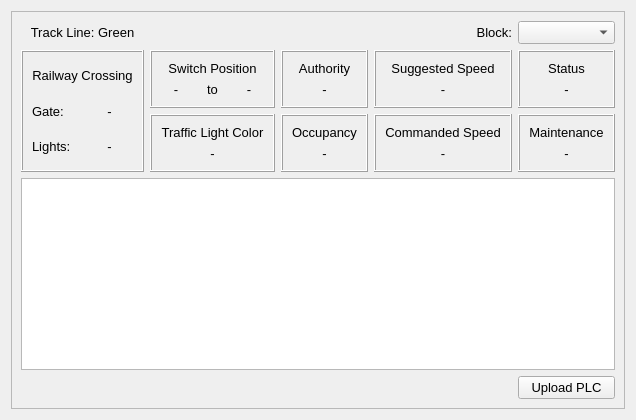
      <widget class="QWidget" name="tab1">
       <attribute name="title">
        <string>Wayside 1</string>
       </attribute>
       <layout class="QGridLayout" name="gridLayout_3">
        <item row="0" column="0">
         <widget class="QFrame" name="tab1Frame">
          <property name="frameShape">
           <enum>QFrame::StyledPanel</enum>
          </property>
          <property name="frameShadow">
           <enum>QFrame::Raised</enum>
          </property>
          <layout class="QGridLayout" name="gridLayout_11">
           <item row="1" column="3">
            <widget class="QFrame" name="suggestedSpeedFrame1">
             <property name="autoFillBackground">
              <bool>true</bool>
             </property>
             <property name="frameShape">
              <enum>QFrame::Box</enum>
             </property>
             <property name="frameShadow">
              <enum>QFrame::Raised</enum>
             </property>
             <layout class="QVBoxLayout" name="verticalLayout_25">
              <item>
               <widget class="QLabel" name="suggestedSpeedLabel1">
                <property name="font">
                 <font>
                  <family>Arial</family>
                  <pointsize>10</pointsize>
                  <underline>false</underline>
                  <strikeout>false</strikeout>
                  <kerning>true</kerning>
                 </font>
                </property>
                <property name="text">
                 <string>Suggested Speed</string>
                </property>
                <property name="alignment">
                 <set>Qt::AlignCenter</set>
                </property>
               </widget>
              </item>
              <item>
               <widget class="QLabel" name="suggestedSpeedValue1">
                <property name="font">
                 <font>
                  <family>Arial</family>
                  <pointsize>10</pointsize>
                  <underline>false</underline>
                  <strikeout>false</strikeout>
                  <kerning>true</kerning>
                 </font>
                </property>
                <property name="text">
                 <string>-</string>
                </property>
                <property name="alignment">
                 <set>Qt::AlignCenter</set>
                </property>
               </widget>
              </item>
             </layout>
            </widget>
           </item>
           <item row="0" column="3">
            <widget class="QLabel" name="blockLabel1">
             <property name="font">
              <font>
               <family>Arial</family>
               <pointsize>10</pointsize>
               <underline>false</underline>
               <strikeout>false</strikeout>
               <kerning>true</kerning>
              </font>
             </property>
             <property name="text">
              <string>Block:</string>
             </property>
             <property name="alignment">
              <set>Qt::AlignRight|Qt::AlignTrailing|Qt::AlignVCenter</set>
             </property>
            </widget>
           </item>
           <item row="0" column="4">
            <widget class="QComboBox" name="blockSelect1">
             <property name="enabled">
              <bool>true</bool>
             </property>
             <property name="font">
              <font>
               <family>Arial</family>
               <pointsize>10</pointsize>
               <underline>false</underline>
               <strikeout>false</strikeout>
               <kerning>true</kerning>
              </font>
             </property>
             <property name="contextMenuPolicy">
              <enum>Qt::DefaultContextMenu</enum>
             </property>
             <property name="currentText">
              <string/>
             </property>
             <item>
              <property name="text">
               <string/>
              </property>
             </item>
            </widget>
           </item>
           <item row="1" column="2">
            <widget class="QFrame" name="authorityFrame1">
             <property name="autoFillBackground">
              <bool>true</bool>
             </property>
             <property name="frameShape">
              <enum>QFrame::Box</enum>
             </property>
             <property name="frameShadow">
              <enum>QFrame::Raised</enum>
             </property>
             <property name="lineWidth">
              <number>1</number>
             </property>
             <property name="midLineWidth">
              <number>0</number>
             </property>
             <layout class="QVBoxLayout" name="verticalLayout_28">
              <item>
               <widget class="QLabel" name="authorityLabel1">
                <property name="font">
                 <font>
                  <family>Arial</family>
                  <pointsize>10</pointsize>
                  <underline>false</underline>
                  <strikeout>false</strikeout>
                  <kerning>true</kerning>
                 </font>
                </property>
                <property name="text">
                 <string>Authority</string>
                </property>
                <property name="alignment">
                 <set>Qt::AlignCenter</set>
                </property>
               </widget>
              </item>
              <item>
               <widget class="QLabel" name="authorityValue1">
                <property name="font">
                 <font>
                  <family>Arial</family>
                  <pointsize>10</pointsize>
                  <underline>false</underline>
                  <strikeout>false</strikeout>
                  <kerning>true</kerning>
                 </font>
                </property>
                <property name="text">
                 <string>-</string>
                </property>
                <property name="alignment">
                 <set>Qt::AlignCenter</set>
                </property>
               </widget>
              </item>
             </layout>
            </widget>
           </item>
           <item row="1" column="1">
            <widget class="QFrame" name="switchPositionFrame1">
             <property name="autoFillBackground">
              <bool>true</bool>
             </property>
             <property name="frameShape">
              <enum>QFrame::Box</enum>
             </property>
             <property name="frameShadow">
              <enum>QFrame::Raised</enum>
             </property>
             <property name="lineWidth">
              <number>1</number>
             </property>
             <property name="midLineWidth">
              <number>0</number>
             </property>
             <layout class="QGridLayout" name="gridLayout_10">
              <item row="0" column="0" colspan="3">
               <widget class="QLabel" name="switchPositionLabel1">
                <property name="font">
                 <font>
                  <family>Arial</family>
                  <pointsize>10</pointsize>
                  <underline>false</underline>
                  <strikeout>false</strikeout>
                  <kerning>true</kerning>
                 </font>
                </property>
                <property name="text">
                 <string>Switch Position</string>
                </property>
                <property name="alignment">
                 <set>Qt::AlignCenter</set>
                </property>
               </widget>
              </item>
              <item row="1" column="1">
               <widget class="QLabel" name="switchArrowLabel1">
                <property name="font">
                 <font>
                  <family>Arial</family>
                  <pointsize>10</pointsize>
                  <underline>false</underline>
                  <strikeout>false</strikeout>
                  <kerning>true</kerning>
                 </font>
                </property>
                <property name="text">
                 <string>to</string>
                </property>
                <property name="alignment">
                 <set>Qt::AlignCenter</set>
                </property>
               </widget>
              </item>
              <item row="1" column="0">
               <widget class="QLabel" name="switchFromValue1">
                <property name="font">
                 <font>
                  <family>Arial</family>
                  <pointsize>10</pointsize>
                  <underline>false</underline>
                  <strikeout>false</strikeout>
                  <kerning>true</kerning>
                 </font>
                </property>
                <property name="text">
                 <string>-</string>
                </property>
                <property name="alignment">
                 <set>Qt::AlignCenter</set>
                </property>
               </widget>
              </item>
              <item row="1" column="2">
               <widget class="QLabel" name="switchToValue1">
                <property name="font">
                 <font>
                  <family>Arial</family>
                  <pointsize>10</pointsize>
                  <underline>false</underline>
                  <strikeout>false</strikeout>
                  <kerning>true</kerning>
                 </font>
                </property>
                <property name="text">
                 <string>-</string>
                </property>
                <property name="alignment">
                 <set>Qt::AlignCenter</set>
                </property>
               </widget>
              </item>
             </layout>
            </widget>
           </item>
           <item row="4" column="4">
            <widget class="QPushButton" name="uploadPLC1">
             <property name="enabled">
              <bool>true</bool>
             </property>
             <property name="font">
              <font>
               <family>Arial</family>
               <pointsize>10</pointsize>
               <underline>false</underline>
               <strikeout>false</strikeout>
               <kerning>true</kerning>
              </font>
             </property>
             <property name="text">
              <string>Upload PLC</string>
             </property>
            </widget>
           </item>
           <item row="1" column="4">
            <widget class="QFrame" name="statusFrame1">
             <property name="autoFillBackground">
              <bool>true</bool>
             </property>
             <property name="frameShape">
              <enum>QFrame::Box</enum>
             </property>
             <property name="frameShadow">
              <enum>QFrame::Raised</enum>
             </property>
             <property name="lineWidth">
              <number>1</number>
             </property>
             <property name="midLineWidth">
              <number>0</number>
             </property>
             <layout class="QVBoxLayout" name="verticalLayout_26">
              <item>
               <widget class="QLabel" name="statusLabel1">
                <property name="font">
                 <font>
                  <family>Arial</family>
                  <pointsize>10</pointsize>
                  <underline>false</underline>
                  <strikeout>false</strikeout>
                  <kerning>true</kerning>
                 </font>
                </property>
                <property name="text">
                 <string>Status</string>
                </property>
                <property name="alignment">
                 <set>Qt::AlignCenter</set>
                </property>
               </widget>
              </item>
              <item>
               <widget class="QLabel" name="statusValue1">
                <property name="font">
                 <font>
                  <family>Arial</family>
                  <pointsize>10</pointsize>
                  <underline>false</underline>
                  <strikeout>false</strikeout>
                  <kerning>true</kerning>
                 </font>
                </property>
                <property name="text">
                 <string>-</string>
                </property>
                <property name="alignment">
                 <set>Qt::AlignCenter</set>
                </property>
               </widget>
              </item>
             </layout>
            </widget>
           </item>
           <item row="2" column="1">
            <widget class="QFrame" name="trafficLightFrame1">
             <property name="autoFillBackground">
              <bool>true</bool>
             </property>
             <property name="frameShape">
              <enum>QFrame::Box</enum>
             </property>
             <property name="frameShadow">
              <enum>QFrame::Raised</enum>
             </property>
             <property name="lineWidth">
              <number>1</number>
             </property>
             <property name="midLineWidth">
              <number>0</number>
             </property>
             <layout class="QVBoxLayout" name="verticalLayout_27">
              <item>
               <widget class="QLabel" name="trafficLightLabel1">
                <property name="font">
                 <font>
                  <family>Arial</family>
                  <pointsize>10</pointsize>
                  <underline>false</underline>
                  <strikeout>false</strikeout>
                  <kerning>true</kerning>
                 </font>
                </property>
                <property name="text">
                 <string>Traffic Light Color</string>
                </property>
                <property name="alignment">
                 <set>Qt::AlignCenter</set>
                </property>
               </widget>
              </item>
              <item>
               <widget class="QLabel" name="trafficLightValue1">
                <property name="font">
                 <font>
                  <family>Arial</family>
                  <pointsize>10</pointsize>
                  <underline>false</underline>
                  <strikeout>false</strikeout>
                  <kerning>true</kerning>
                 </font>
                </property>
                <property name="text">
                 <string>-</string>
                </property>
                <property name="alignment">
                 <set>Qt::AlignCenter</set>
                </property>
               </widget>
              </item>
             </layout>
            </widget>
           </item>
           <item row="0" column="0">
            <widget class="QLabel" name="trackLabel1">
             <property name="font">
              <font>
               <family>Arial</family>
               <pointsize>10</pointsize>
               <underline>false</underline>
               <strikeout>false</strikeout>
               <kerning>true</kerning>
              </font>
             </property>
             <property name="text">
              <string>Track Line: Green</string>
             </property>
             <property name="alignment">
              <set>Qt::AlignCenter</set>
             </property>
            </widget>
           </item>
           <item row="2" column="2">
            <widget class="QFrame" name="occupancyFrame1">
             <property name="autoFillBackground">
              <bool>true</bool>
             </property>
             <property name="frameShape">
              <enum>QFrame::Box</enum>
             </property>
             <property name="frameShadow">
              <enum>QFrame::Raised</enum>
             </property>
             <property name="lineWidth">
              <number>1</number>
             </property>
             <property name="midLineWidth">
              <number>0</number>
             </property>
             <layout class="QVBoxLayout" name="verticalLayout_23">
              <item>
               <widget class="QLabel" name="occupancyLabel1">
                <property name="font">
                 <font>
                  <family>Arial</family>
                  <pointsize>10</pointsize>
                  <underline>false</underline>
                  <strikeout>false</strikeout>
                  <kerning>true</kerning>
                 </font>
                </property>
                <property name="text">
                 <string>Occupancy</string>
                </property>
                <property name="alignment">
                 <set>Qt::AlignCenter</set>
                </property>
               </widget>
              </item>
              <item>
               <widget class="QLabel" name="occupancyValue1">
                <property name="font">
                 <font>
                  <family>Arial</family>
                  <pointsize>10</pointsize>
                  <underline>false</underline>
                  <strikeout>false</strikeout>
                  <kerning>true</kerning>
                 </font>
                </property>
                <property name="text">
                 <string>-</string>
                </property>
                <property name="alignment">
                 <set>Qt::AlignCenter</set>
                </property>
               </widget>
              </item>
             </layout>
            </widget>
           </item>
           <item row="3" column="0" colspan="5">
            <widget class="QTextBrowser" name="displayPLC1">
             <property name="font">
              <font>
               <pointsize>12</pointsize>
              </font>
             </property>
            </widget>
           </item>
           <item row="2" column="3">
            <widget class="QFrame" name="commandedSpeedFrame1">
             <property name="autoFillBackground">
              <bool>true</bool>
             </property>
             <property name="frameShape">
              <enum>QFrame::Box</enum>
             </property>
             <property name="frameShadow">
              <enum>QFrame::Raised</enum>
             </property>
             <layout class="QVBoxLayout" name="verticalLayout_29">
              <item>
               <widget class="QLabel" name="commandedSpeedLabel1">
                <property name="font">
                 <font>
                  <family>Arial</family>
                  <pointsize>10</pointsize>
                  <underline>false</underline>
                  <strikeout>false</strikeout>
                  <kerning>true</kerning>
                 </font>
                </property>
                <property name="text">
                 <string>Commanded Speed</string>
                </property>
                <property name="alignment">
                 <set>Qt::AlignCenter</set>
                </property>
               </widget>
              </item>
              <item>
               <widget class="QLabel" name="commandedSpeedValue1">
                <property name="font">
                 <font>
                  <family>Arial</family>
                  <pointsize>10</pointsize>
                  <underline>false</underline>
                  <strikeout>false</strikeout>
                  <kerning>true</kerning>
                 </font>
                </property>
                <property name="text">
                 <string>-</string>
                </property>
                <property name="alignment">
                 <set>Qt::AlignCenter</set>
                </property>
               </widget>
              </item>
             </layout>
            </widget>
           </item>
           <item row="2" column="4">
            <widget class="QFrame" name="maintenanceFrame1">
             <property name="autoFillBackground">
              <bool>true</bool>
             </property>
             <property name="frameShape">
              <enum>QFrame::Box</enum>
             </property>
             <property name="frameShadow">
              <enum>QFrame::Raised</enum>
             </property>
             <layout class="QVBoxLayout" name="verticalLayout">
              <item>
               <widget class="QLabel" name="maintenanceLabel1">
                <property name="font">
                 <font>
                  <pointsize>10</pointsize>
                 </font>
                </property>
                <property name="text">
                 <string>Maintenance</string>
                </property>
                <property name="alignment">
                 <set>Qt::AlignCenter</set>
                </property>
               </widget>
              </item>
              <item>
               <widget class="QLabel" name="maintenanceValue1">
                <property name="font">
                 <font>
                  <pointsize>10</pointsize>
                 </font>
                </property>
                <property name="text">
                 <string>-</string>
                </property>
                <property name="alignment">
                 <set>Qt::AlignCenter</set>
                </property>
               </widget>
              </item>
             </layout>
            </widget>
           </item>
           <item row="1" column="0" rowspan="2">
            <widget class="QFrame" name="railwayCrossingFrame1">
             <property name="enabled">
              <bool>true</bool>
             </property>
             <property name="autoFillBackground">
              <bool>true</bool>
             </property>
             <property name="frameShape">
              <enum>QFrame::Box</enum>
             </property>
             <property name="frameShadow">
              <enum>QFrame::Raised</enum>
             </property>
             <property name="lineWidth">
              <number>1</number>
             </property>
             <property name="midLineWidth">
              <number>0</number>
             </property>
             <layout class="QGridLayout" name="gridLayout_5">
              <item row="0" column="0" colspan="2">
               <widget class="QLabel" name="railwayCrossingLabel1">
                <property name="font">
                 <font>
                  <family>Arial</family>
                  <pointsize>10</pointsize>
                  <underline>false</underline>
                  <strikeout>false</strikeout>
                  <kerning>true</kerning>
                 </font>
                </property>
                <property name="text">
                 <string>Railway Crossing</string>
                </property>
                <property name="alignment">
                 <set>Qt::AlignCenter</set>
                </property>
               </widget>
              </item>
              <item row="1" column="0">
               <widget class="QLabel" name="railwayGateLabel1">
                <property name="font">
                 <font>
                  <pointsize>10</pointsize>
                 </font>
                </property>
                <property name="text">
                 <string>Gate:</string>
                </property>
               </widget>
              </item>
              <item row="1" column="1">
               <widget class="QLabel" name="railwayGateValue1">
                <property name="font">
                 <font>
                  <family>Arial</family>
                  <pointsize>10</pointsize>
                  <underline>false</underline>
                  <strikeout>false</strikeout>
                  <kerning>true</kerning>
                 </font>
                </property>
                <property name="text">
                 <string>-</string>
                </property>
                <property name="alignment">
                 <set>Qt::AlignCenter</set>
                </property>
               </widget>
              </item>
              <item row="2" column="0">
               <widget class="QLabel" name="railwayLightsLabel1">
                <property name="font">
                 <font>
                  <pointsize>10</pointsize>
                 </font>
                </property>
                <property name="text">
                 <string>Lights:</string>
                </property>
               </widget>
              </item>
              <item row="2" column="1">
               <widget class="QLabel" name="railwayLightsValue1">
                <property name="font">
                 <font>
                  <family>Arial</family>
                  <pointsize>10</pointsize>
                  <underline>false</underline>
                  <strikeout>false</strikeout>
                  <kerning>true</kerning>
                 </font>
                </property>
                <property name="text">
                 <string>-</string>
                </property>
                <property name="alignment">
                 <set>Qt::AlignCenter</set>
                </property>
               </widget>
              </item>
             </layout>
            </widget>
           </item>
          </layout>
         </widget>
        </item>
       </layout>
      </widget>
